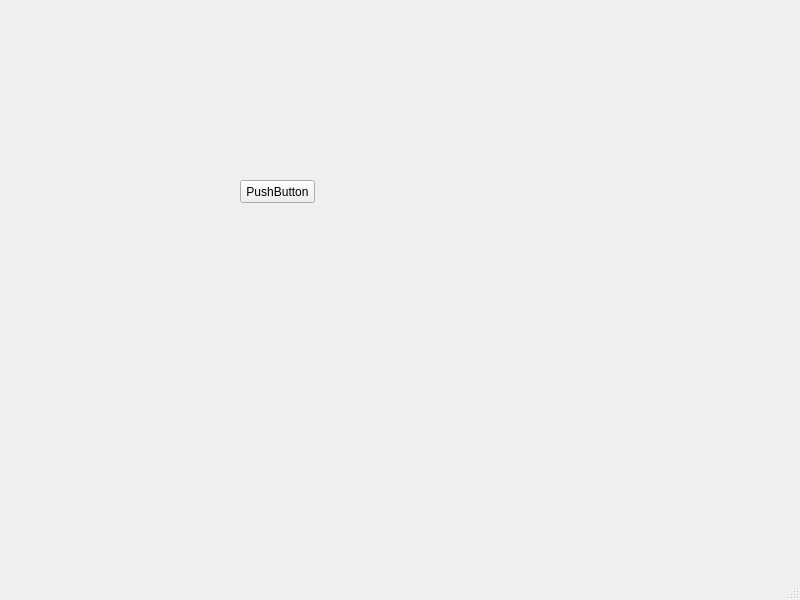
<?xml version="1.0" encoding="UTF-8"?>
<ui version="4.0">
 <class>MainWindow</class>
 <widget class="QMainWindow" name="MainWindow">
  <property name="geometry">
   <rect>
    <x>0</x>
    <y>0</y>
    <width>800</width>
    <height>600</height>
   </rect>
  </property>
  <property name="windowTitle">
   <string>MainWindow</string>
  </property>
  <widget class="QWidget" name="centralwidget">
   <widget class="QPushButton" name="pushButton">
    <property name="geometry">
     <rect>
      <x>240</x>
      <y>180</y>
      <width>75</width>
      <height>23</height>
     </rect>
    </property>
    <property name="text">
     <string>PushButton</string>
    </property>
   </widget>
  </widget>
  <widget class="QMenuBar" name="menubar">
   <property name="geometry">
    <rect>
     <x>0</x>
     <y>0</y>
     <width>800</width>
     <height>21</height>
    </rect>
   </property>
  </widget>
  <widget class="QStatusBar" name="statusbar"/>
 </widget>
 <resources/>
 <connections/>
</ui>
